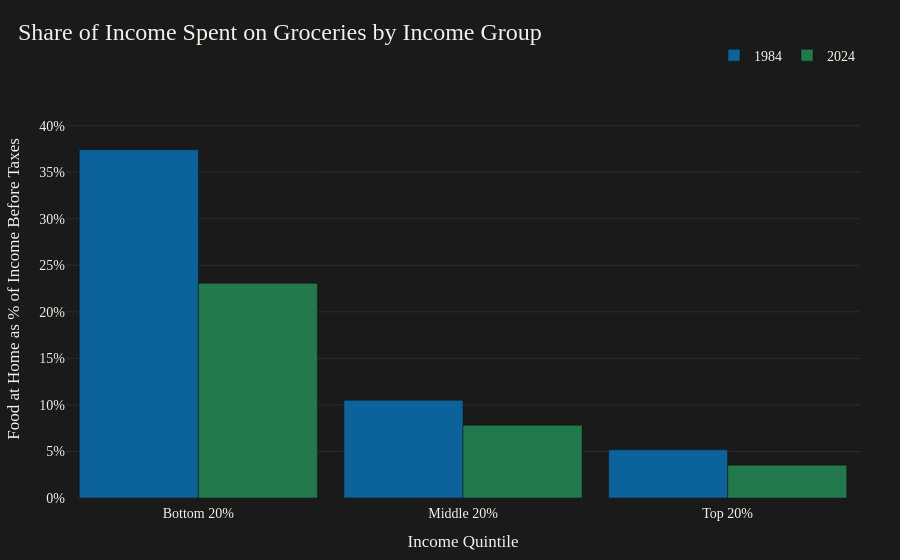

Notebook source saved alongside this figure:
### Code cell
## compare food spending between 2 years across incomes 

years_to_compare = [1984, 2024]
quintiles = ["Bottom 20%", "Middle 20%", "Top 20%"]

# get values for each category 
ratios = {"Bottom 20%": bottom,
          "Middle 20%": middle,
          "Top 20%": top}
values_1984 = [ratios[q][0] for q in quintiles]
values_2024 = [ratios[q].iloc[-1] for q in quintiles]

# plot
fig = go.Figure()

fig.add_trace(go.Bar(
    name="1984",
    x=quintiles,
    y=values_1984,
    marker_color="#0c629b",
    hovertemplate="1984<br>%{x}<br>%{y}<extra></extra>"
))

fig.add_trace(go.Bar(
    name="2024",
    x=quintiles,
    y=values_2024,
    marker_color='#22794c',
    hovertemplate="2024<br>%{x}<br>%{y}<extra></extra>"
))

fig.update_layout(
    template="plotly_dark",

    title=dict(
        text="Share of Income Spent on Groceries by Income Group",
        x=0.02,
        xanchor="left",
        font=dict(
            family="Playfair Display",
            size=24
        )
    ),

    font=dict(
        family="Source Sans 3",
        color="#f5f0e8",
        size=14
    ),

    paper_bgcolor="#1a1a1a",
    plot_bgcolor="#1a1a1a",

    margin=dict(l=60, r=40, t=80, b=60),

    barmode="group",
    xaxis=dict(
        title="Income Quintile",
        showgrid=False,
        tickfont=dict(size=14),
        zeroline=False,
        ticklabelstandoff=5
    ),

    yaxis=dict(
        title="Food at Home as % of Income Before Taxes",
        tickfont=dict(size=14),
        gridcolor="rgba(255,255,255,0.08)",
        zeroline=False,
        ticksuffix="%",
        range=[0, max(values_1984 + values_2024) * 1.2]
    ),
   
    legend=dict(
        orientation="h", 
        yanchor="bottom", 
        y=1.02, 
        xanchor="right", 
        x=1
    ),

    bargap=0.1,
    bargroupgap=0
)

fig.show()

### Figure 1 — Plotly figure (JSON) as saved in the notebook; plotly's stock layout.template omitted (floating-point values rounded to 4 significant figures)
{"data": [{"hovertemplate": "1984<br>%{x}<br>%{y}<extra></extra>", "marker": {"color": "#0c629b"}, "name": "1984", "type": "bar", "x": ["Bottom 20%", "Middle 20%", "Top 20%"], "y": [37.43, 10.51, 5.177]}, {"hovertemplate": "2024<br>%{x}<br>%{y}<extra></extra>", "marker": {"color": "#22794c"}, "name": "2024", "type": "bar", "x": ["Bottom 20%", "Middle 20%", "Top 20%"], "y": [23.07, 7.815, 3.53]}], "layout": {"bargap": 0.1, "bargroupgap": 0, "barmode": "group", "font": {"color": "#f5f0e8", "family": "Source Sans 3", "size": 14}, "legend": {"orientation": "h", "x": 1, "xanchor": "right", "y": 1.02, "yanchor": "bottom"}, "margin": {"b": 60, "l": 60, "r": 40, "t": 80}, "paper_bgcolor": "#1a1a1a", "plot_bgcolor": "#1a1a1a", "title": {"font": {"family": "Playfair Display", "size": 24}, "text": "Share of Income Spent on Groceries by Income Group", "x": 0.02, "xanchor": "left"}, "xaxis": {"showgrid": false, "tickfont": {"size": 14}, "ticklabelstandoff": 5, "title": {"text": "Income Quintile"}, "zeroline": false}, "yaxis": {"gridcolor": "rgba(255,255,255,0.08)", "range": [0, 44.91], "tickfont": {"size": 14}, "ticksuffix": "%", "title": {"text": "Food at Home as % of Income Before Taxes"}, "zeroline": false}}}
